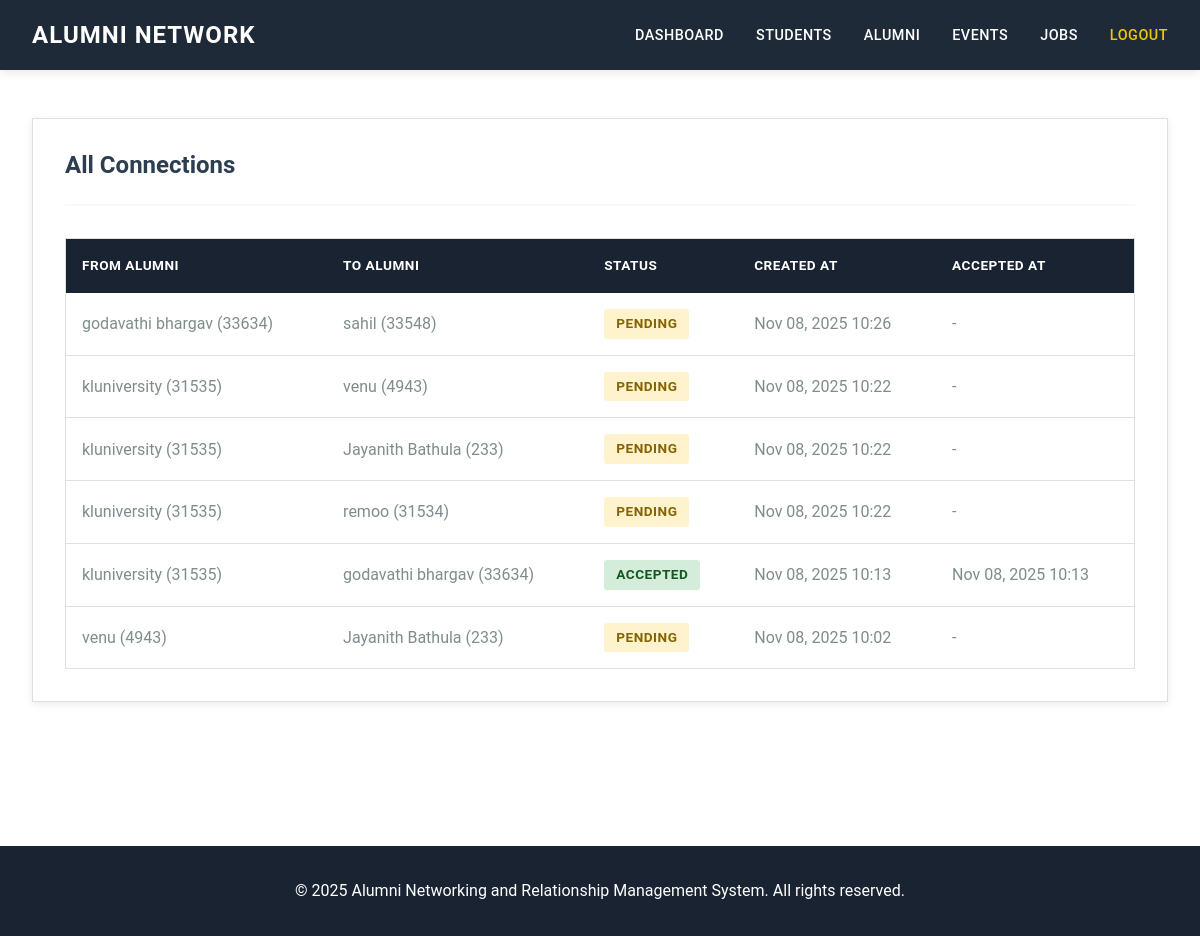
Page /viewconnections (signed in) on the committed database.
### adminapp/models.py (models this page shows, shortened)
class Connection(models.Model):
    STATUS_CHOICES = [
        ('pending', 'Pending'),
        ('accepted', 'Accepted'),
        ('rejected', 'Rejected'),
    ]
    id = models.AutoField(primary_key=True)
    from_alumni = models.ForeignKey(Alumni, on_delete=models.CASCADE, related_name='sent_connections')
    to_alumni = models.ForeignKey(Alumni, on_delete=models.CASCADE, related_name='received_connections')
    status = models.CharField(max_length=20, choices=STATUS_CHOICES, default='pending')
    created_at = models.DateTimeField(auto_now_add=True)
    accepted_at = models.DateTimeField(null=True, blank=True)
    class Meta:
        db_table = "connection_table"
        unique_together = ['from_alumni', 'to_alumni']

class Alumni(models.Model):
    id=models.AutoField(primary_key=True)
    alumniid=models.BigIntegerField(blank=False,unique=True)
    fullname=models.CharField(max_length=100,blank=False)
    gender=models.CharField(max_length=20,blank=False)
    department=models.CharField(max_length=50,blank=False)
    program = models.CharField(max_length=50, blank=False)
    graduation_year = models.IntegerField(blank=False)
    current_position = models.CharField(max_length=100, blank=True)
    company = models.CharField(max_length=100, blank=True)
    location = models.CharField(max_length=100, blank=True)
    linkedin = models.URLField(max_length=200, blank=True)
    bio = models.TextField(blank=True)
    password=models.CharField(max_length=100,blank=False,default="Alumni123")
    email=models.CharField(max_length=100,blank=False,unique=True)
    contact=models.CharField(max_length=20,blank=False,unique=True)
    profile_picture = models.ImageField(upload_to='alumni_profiles/', blank=True, null=True)
    is_approved = models.BooleanField(default=False)
    created_at = models.DateTimeField(auto_now_add=True)
    class Meta:
        db_table = "alumni_table"

### adminapp/views.py (the view)
# urls.py: path("viewconnections", views.viewconnections, name="viewconnections"),
def viewconnections(request):
    if 'role' not in request.session or request.session['role'] != 'admin':
        messages.error(request, 'Please login first!')
        return redirect('login')
    connections = Connection.objects.select_related('from_alumni', 'to_alumni').all().order_by('-created_at')
    return render(request, 'admin/viewconnections.html', {'connections': connections})

### templates/admin/viewconnections.html
{% extends 'base.html' %}
{% block content %}
<div class="card">
    <div class="card-header">
        <h2 class="card-title">All Connections</h2>
    </div>
    <div class="table-container">
        <table>
            <thead>
                <tr>
                    <th>From Alumni</th>
                    <th>To Alumni</th>
                    <th>Status</th>
                    <th>Created At</th>
                    <th>Accepted At</th>
                </tr>
            </thead>
            <tbody>
                {% for connection in connections %}
                <tr>
                    <td>{{ connection.from_alumni.fullname }} ({{ connection.from_alumni.alumniid }})</td>
                    <td>{{ connection.to_alumni.fullname }} ({{ connection.to_alumni.alumniid }})</td>
                    <td>
                        {% if connection.status == 'accepted' %}
                        <span class="status status-accepted">Accepted</span>
                        {% elif connection.status == 'pending' %}
                        <span class="status status-pending">Pending</span>
                        {% else %}
                        <span class="status status-rejected">Rejected</span>
                        {% endif %}
                    </td>
                    <td>{{ connection.created_at|date:"M d, Y H:i" }}</td>
                    <td>{{ connection.accepted_at|date:"M d, Y H:i"|default:"-" }}</td>
                </tr>
                {% empty %}
                <tr>
                    <td colspan="5" class="empty-state">No connections found</td>
                </tr>
                {% endfor %}
            </tbody>
        </table>
    </div>
</div>
{% endblock %}

### templates/base.html (shortened to what this page needs)
{% load static %}
<!DOCTYPE html>
<html lang="en">
<head>
    <link rel="stylesheet" href="{% static 'css/style.css' %}">
</head>
<body>
    {% if not hide_navbar %}
    <nav class="navbar">
        <div class="nav-content">
            <a href="{% url 'home' %}" class="logo">ALUMNI NETWORK</a>
            <ul class="nav-links">
                {% if request.session.role == 'admin' %}
                    <li><a href="{% url 'adminhome' %}">Dashboard</a></li>
                    <li><a href="{% url 'addstudent' %}">Students</a></li>
                    <li><a href="{% url 'addalumni' %}">Alumni</a></li>
                    <li><a href="{% url 'addevent' %}">Events</a></li>
                    <li><a href="{% url 'addjob' %}">Jobs</a></li>
                    <li><a href="{% url 'adminlogout' %}" class="logout-link">Logout</a></li>
                {% elif request.session.role == 'student' %}
                    <li><a href="{% url 'studenthome' %}">Dashboard</a></li>
                    <li><a href="{% url 'login' %}">Access Alumni Network</a></li>
                    <li><a href="{% url 'studentlogout' %}" class="logout-link">Logout</a></li>
                {% else %}
                    <li><a href="{% url 'home' %}">Home</a></li>
                    <li><a href="{% url 'about' %}">About</a></li>
                    <li><a href="{% url 'login' %}">Login</a></li>
                    <li><a href="{% url 'contact' %}">Contact</a></li>
                {% endif %}
            </ul>
        </div>
    </nav>
    {% endif %}
    <div class="container">
        {% block content %}{% endblock %}
    </div>
    <footer class="footer">
        <p>&copy; 2025 Alumni Networking and Relationship Management System. All rights reserved.</p>
    </footer>
</body>
</html>

### static/css/style.css (style rules this page uses)
* { margin: 0; padding: 0; box-sizing: border-box; }
:root { --primary-dark: #1a2332; --primary-blue: #2c3e50; --nav-dark: #1e2a38; --white: #ffffff; --yellow: #f1c40f; --yellow-dark: #d4ac0d; --gray-light: #f8f9fa; --gray: #95a5a6; --gray-dark: #7f8c8d; --gray-darker: #34495e; --text-dark: #2c3e50; --text-gray: #7f8c8d; --text-light: #95a5a6; --font-primary: 'Roboto', -apple-system, BlinkMacSystemFont, 'Segoe UI', sans-serif; --font-heading: 'Montserrat', 'Roboto', sans-serif; --spacing-xs: 0.5rem; --spacing-sm: 1rem; --spacing-md: 1.5rem; --spacing-lg: 2rem; --spacing-xl: 3rem; --spacing-2xl: 4rem; --transition: all 0.3s ease; }
body { font-family: var(--font-primary); font-size: 16px; line-height: 1.6; color: var(--text-dark); background-color: var(--white); -webkit-font-smoothing: antialiased; }
h1, h2, h3, h4, h5, h6 { font-family: var(--font-heading); font-weight: 700; line-height: 1.2; color: var(--text-dark); margin-bottom: var(--spacing-md); }
h2 { font-size: 2rem; }
p { margin-bottom: var(--spacing-sm); color: var(--text-gray); }
a { color: var(--primary-blue); text-decoration: none; transition: var(--transition); }
.navbar { background: var(--nav-dark); padding: var(--spacing-sm) 0; position: sticky; top: 0; z-index: 1000; box-shadow: 0 2px 10px rgba(0, 0, 0, 0.1); }
.nav-content { max-width: 1200px; margin: 0 auto; padding: 0 var(--spacing-lg); display: flex; justify-content: space-between; align-items: center; }
.logo { font-family: var(--font-heading); font-size: 1.5rem; font-weight: 700; color: var(--white); letter-spacing: 1px; }
.nav-links { display: flex; list-style: none; gap: var(--spacing-lg); align-items: center; }
.nav-links a { color: var(--white); font-weight: 500; font-size: 0.9rem; text-transform: uppercase; letter-spacing: 0.5px; padding: var(--spacing-xs) 0; border-bottom: 2px solid transparent; transition: var(--transition); }
.logout-link { color: var(--yellow) !important; }
.container { max-width: 1200px; margin: 0 auto; padding: var(--spacing-xl) var(--spacing-lg); }
.card { background: var(--white); border: 1px solid #e0e0e0; padding: var(--spacing-lg); margin-bottom: var(--spacing-lg); box-shadow: 0 2px 8px rgba(0, 0, 0, 0.08); transition: var(--transition); }
.card-header { border-bottom: 2px solid var(--gray-light); padding-bottom: var(--spacing-md); margin-bottom: var(--spacing-lg); }
.card-title { font-size: 1.5rem; font-weight: 700; color: var(--text-dark); margin-bottom: 0; }
.status { display: inline-block; padding: 0.25rem 0.75rem; font-size: 0.85rem; font-weight: 600; text-transform: uppercase; letter-spacing: 0.5px; border-radius: 3px; }
.status-pending { background: #fff3cd; color: #856404; }
.status-accepted { background: #d4edda; color: #155724; }
.table-container { overflow-x: auto; border: 1px solid #e0e0e0; }
table { width: 100%; border-collapse: collapse; background: var(--white); }
thead { background: var(--primary-dark); }
th { padding: 1rem; text-align: left; font-weight: 600; color: var(--white); text-transform: uppercase; font-size: 0.85rem; letter-spacing: 0.5px; }
td { padding: 1rem; border-bottom: 1px solid #e0e0e0; color: var(--text-gray); }
tbody tr:last-child td { border-bottom: none; }
.footer { background: var(--primary-dark); color: var(--white); text-align: center; padding: var(--spacing-lg) 0; margin-top: var(--spacing-2xl); }
.footer p { color: var(--white); margin-bottom: 0; }

### rows in the picture
Connection: from_alumni.fullname "godavathi bhargav", from_alumni.alumniid "33634", to_alumni.fullname "sahil", to_alumni.alumniid "33548", status "PENDING", created_at "Nov 08, 2025 10:26", accepted_at "-"
Connection: from_alumni.fullname "kluniversity", from_alumni.alumniid "31535", to_alumni.fullname "venu", to_alumni.alumniid "4943", status "PENDING", created_at "Nov 08, 2025 10:22", accepted_at "-"
Connection: from_alumni.fullname "kluniversity", from_alumni.alumniid "31535", to_alumni.fullname "Jayanith Bathula", to_alumni.alumniid "233", status "PENDING", created_at "Nov 08, 2025 10:22", accepted_at "-"
Connection: from_alumni.fullname "kluniversity", from_alumni.alumniid "31535", to_alumni.fullname "remoo", to_alumni.alumniid "31534", status "PENDING", created_at "Nov 08, 2025 10:22", accepted_at "-"
Connection: from_alumni.fullname "kluniversity", from_alumni.alumniid "31535", to_alumni.fullname "godavathi bhargav", to_alumni.alumniid "33634", status "ACCEPTED", created_at "Nov 08, 2025 10:13", accepted_at "Nov 08, 2025 10:13"
Connection: from_alumni.fullname "venu", from_alumni.alumniid "4943", to_alumni.fullname "Jayanith Bathula", to_alumni.alumniid "233", status "PENDING", created_at "Nov 08, 2025 10:02", accepted_at "-"
